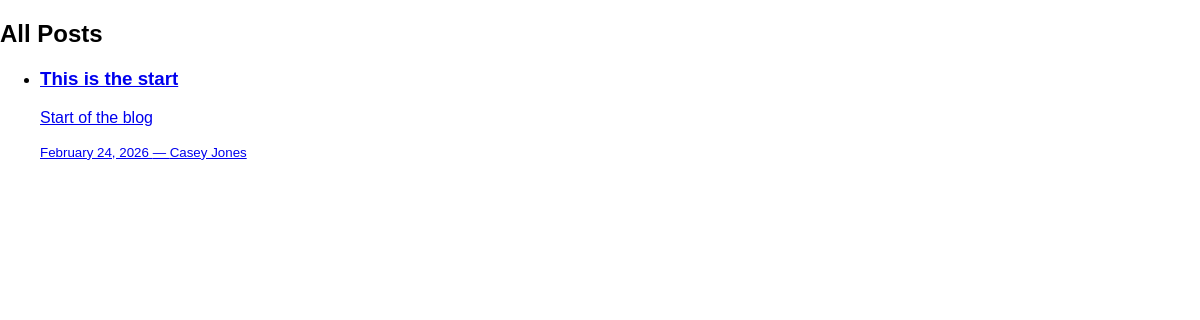
Page /posts on the earlier database version.
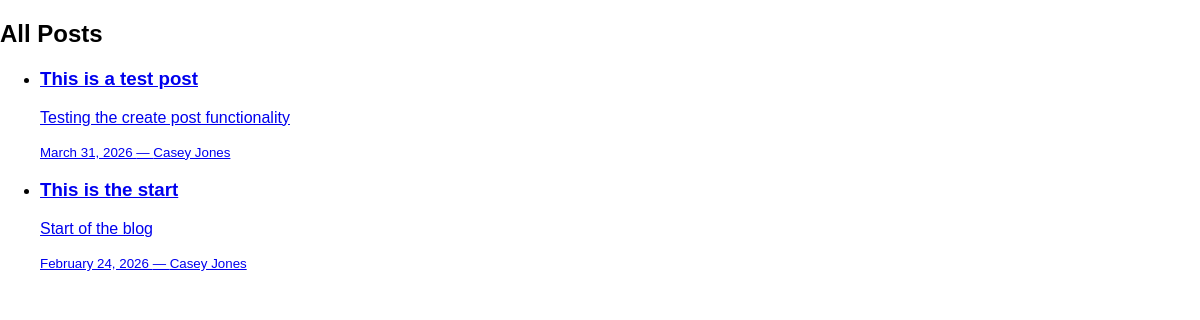
Same page on the later database version.
### blogapp/models.py (models this page shows, shortened)
class Post(models.Model):
    title = models.CharField(max_length=200)
    slug = models.SlugField(max_length=200, unique=True, blank=True)
    content = models.TextField()
    published_date = models.DateTimeField(auto_now_add=True)
    author = models.ForeignKey(Author, on_delete=models.CASCADE)
    tags = models.ManyToManyField(Tag)
    image = models.ImageField(upload_to='post_images/', blank=True, null=True)

class Author(models.Model):
    first = models.CharField(max_length=50)
    last = models.CharField(max_length=50)
    email = models.EmailField()
    def __str__(self):
        return f"{self.first} {self.last}"

### blogapp/views.py (the view)
# urls.py: path('posts', views.posts, name="posts-page"),
def posts(request):
    posts = Post.objects.all().order_by('-published_date')
    return render(request, 'posts.html', {'posts': posts})

### blogapp/templates/posts.html (shortened to what this page needs)
{% extends 'base.html' %}
{% load static %}
{% block content %}
  <section class="all-posts">
    <h2>All Posts</h2>
    <ul>
      {% for post in posts %}
        <li>
          <a href="{% url 'post-details' post.slug %}">
            <h3>{{ post.title }}</h3>
            <p>{{ post.content|truncatechars:200 }}</p>
            <small>{{ post.published_date|date:'F j, Y' }} — {{ post.author }}</small>
          </a>
        </li>
      {% empty %}
        <li>No posts found.</li>
      {% endfor %}
    </ul>
  </section>
{% endblock %}

Differences in the rows shown:
added Post: title "This is a test post", content "Testing the create post functionality", published_date "March 31, 2026", author "Casey Jones"
